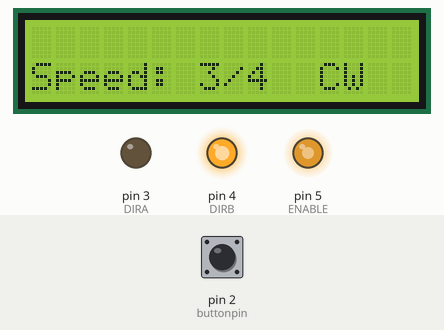
Simulated run of this sketch. Board: Arduino Uno, built with avr-gcc and run on an emulated ATmega328P. Shown: 16×2 character LCD, output pins drawn as LEDs (lit = HIGH). The test bench sets the inputs (shaded band); at power-on: pin 2 (buttonpin) HIGH. The local clock reads 2024-03-15 10:24:30 at power-on unless the sketch sets it.

Above: at 0.1 s.
At 19.3 s:
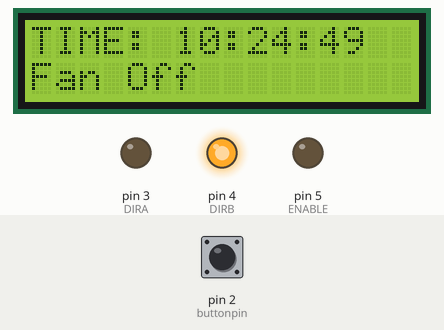
At 30.4 s:
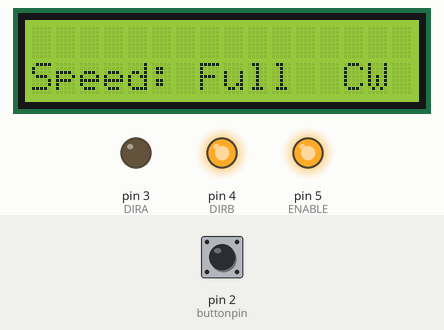
At 38.5 s:
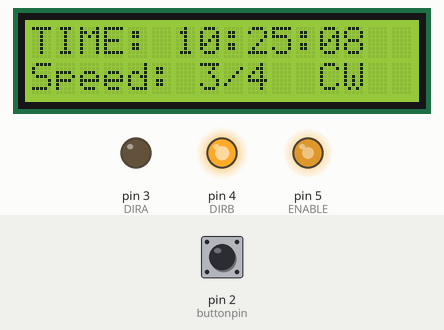
Timing chart, 0 to 40.0 s (numbered marks = the images above):
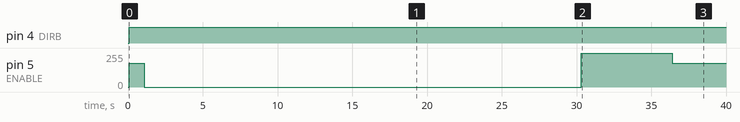

Measured:
- by itself, pin 4 (DIRB): LOW → HIGH at 0.08 s
- by itself, pin 5 (ENABLE): 0/255 → 180/255 at 0.08 s, → 0/255 1.0 s later, → 255/255 29.2 s later, → 180/255 6.1 s later
- what the display in image 1 shows lasts 1.1 s, from 19.2 s to 20.3 s

The sketch:

Lab3_ControllingAFan_SalgannikLimKim.ino
```cpp
//Completed by Max Salgannik, Phine Kim, Yolmorakatpanhcharong Lim
#include <Wire.h>
#define ENABLE 5
#define DIRA 3
#define DIRB 4
#include <LiquidCrystal.h>
#include <DS3232RTC.h>

// initialize the library with the numbers of the interface pins
DS3232RTC myRTC;
LiquidCrystal lcd(7, 8, 9, 10, 11, 12);
#define buttonpin 2
int i;
volatile byte dirFlag=LOW;


void setup() {

myRTC.begin();
setSyncProvider(myRTC.get);
    if(timeStatus() != timeSet)
        Serial.println("Unable to sync with the RTC");
    else
        Serial.println("RTC has set the system time");
//---set pin direction
lcd.begin(16, 2);
pinMode(ENABLE,OUTPUT);
pinMode(DIRA,OUTPUT);
pinMode(DIRB,OUTPUT);
pinMode(buttonpin, INPUT_PULLUP);
Serial.begin(9600);
attachInterrupt (digitalPinToInterrupt(buttonpin), directFan, RISING);
}

void loop() {
setSyncProvider(myRTC.get);
lcd.setCursor(0,1);

while (second() <= 30)
{
  SpinFan();
}
while (second() >= 30)
{
   analogWrite(ENABLE,0); //0 speed
  lcd.print("TIME: ");
  lcd.print(hour(), DEC);
    printDigits(minute());
    printDigits(second());
lcd.setCursor(0,2);
lcd.print("Fan Off");
delay(1000);
lcd.clear();

}
}

void SpinFan(){
//---PWM example, full speed then slow, CW
while (second() >= 0 && second() <= 5)
{
  digitalWrite(DIRA,dirFlag); //one way
digitalWrite(DIRB,!dirFlag);
  analogWrite(ENABLE,255); //enable on
  lcd.print("TIME: ");
lcd.print(hour(), DEC);
    printDigits(minute());
    printDigits(second());
lcd.setCursor(0,2);
lcd.print("Speed: Full  ");

  if (dirFlag == LOW && !dirFlag == HIGH) {

lcd.print("CW");

}
else if (dirFlag == HIGH && !dirFlag == LOW){
lcd.print("CCW");
}
delay(1000);
lcd.clear();
}
while (second() > 5 && second() <= 10)
{
  digitalWrite(DIRA,dirFlag); //one way
digitalWrite(DIRB,!dirFlag);
  analogWrite(ENABLE,180); //3/4 speed
  lcd.print("TIME: ");
lcd.print(hour(), DEC);
    printDigits(minute());
    printDigits(second());


lcd.setCursor(0,2);
lcd.print("Speed: 3/4  ");

  if (dirFlag == LOW && !dirFlag == HIGH) {

lcd.print("CW");

}
else if (dirFlag == HIGH && !dirFlag == LOW){
lcd.print("CCW");
}
delay(1000);
lcd.clear();


}
while (second() > 10 && second() <= 15)
{
  digitalWrite(DIRA,dirFlag); //one way
digitalWrite(DIRB,!dirFlag);
  analogWrite(ENABLE,128); //half speed
  lcd.print("TIME: ");
lcd.print(hour(), DEC);
    printDigits(minute());
    printDigits(second());


lcd.setCursor(0,2);
lcd.print("Speed: 1/2  ");
if (dirFlag == LOW && !dirFlag == HIGH) {

lcd.print("CW");

}
else if (dirFlag == HIGH && !dirFlag == LOW){
lcd.print("CCW");
}
delay(1000);
lcd.clear();

}
while (second() > 15 && second() <= 20)
{
  digitalWrite(DIRA,dirFlag); //one way
digitalWrite(DIRB,!dirFlag);
  analogWrite(ENABLE,0); //0 speed
  lcd.print("TIME: ");
lcd.print(hour(), DEC);
    printDigits(minute());
    printDigits(second());


lcd.setCursor(0,2);
lcd.print("Speed: 0  ");
 if (dirFlag == LOW && !dirFlag == HIGH) {

lcd.print("CW");

}
else if (dirFlag == HIGH && !dirFlag == LOW){
lcd.print("CCW");
}
delay(1000);
lcd.clear();

}
while (second() > 20 && second() <= 25)
{
  digitalWrite(DIRA,dirFlag); //one way
digitalWrite(DIRB,!dirFlag);
  analogWrite(ENABLE,128); //half speed
  lcd.print("TIME: ");
lcd.print(hour(), DEC);
lcd.print(":");
    printDigits(minute());
    printDigits(second());


lcd.setCursor(0,2);
lcd.print("Speed: 1/2  ");
if (dirFlag == LOW && !dirFlag == HIGH) {

lcd.print("CW");

}
else if (dirFlag == HIGH && !dirFlag == LOW){
lcd.print("CCW");
}
delay(1000);
lcd.clear();

}
while (second() > 25 && second() <= 30)
{
  digitalWrite(DIRA,dirFlag); //one way
digitalWrite(DIRB,!dirFlag);
  analogWrite(ENABLE,180); //3/4 speed
  lcd.print("TIME: ");
lcd.print(hour(), DEC);
    printDigits(minute());
    printDigits(second());


lcd.setCursor(0,2);
lcd.print("Speed: 3/4  ");
  if (dirFlag == LOW && !dirFlag == HIGH) {

lcd.print("CW");

}
else if (dirFlag == HIGH && !dirFlag == LOW){
lcd.print("CCW");
}
delay(1000);
lcd.clear();

}
}
void printDigits(int digits)
{
    // utility function for digital clock display: prints preceding colon and leading 0
    lcd.print(':');
    if(digits < 10)
        lcd.print('0');
    lcd.print(digits);
}
void directFan () {
  dirFlag = !dirFlag;
  }
```
